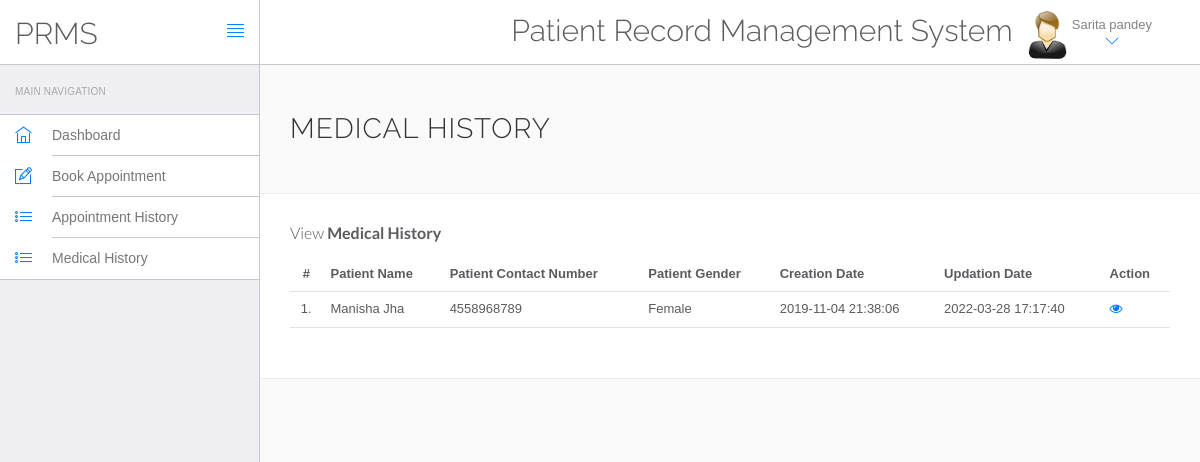
The page /hms/manage-medhistory.php (signed in) on the database its author committed.
### tables this page shows
CREATE TABLE `users` (
  `id` int(11) NOT NULL,
  `fullName` varchar(255) DEFAULT NULL,
  `address` longtext DEFAULT NULL,
  `city` varchar(255) DEFAULT NULL,
  `gender` varchar(255) DEFAULT NULL,
  `email` varchar(255) DEFAULT NULL,
  `password` varchar(255) DEFAULT NULL,
  `regDate` timestamp NULL DEFAULT current_timestamp(),
  `updationDate` timestamp NULL DEFAULT current_timestamp()
);

CREATE TABLE `tblpatient` (
  `ID` int(10) NOT NULL,
  `Docid` int(10) DEFAULT NULL,
  `PatientName` varchar(200) DEFAULT NULL,
  `PatientContno` bigint(10) DEFAULT NULL,
  `PatientEmail` varchar(200) DEFAULT NULL,
  `PatientGender` varchar(50) DEFAULT NULL,
  `PatientAdd` mediumtext DEFAULT NULL,
  `PatientAge` int(10) DEFAULT NULL,
  `PatientMedhis` mediumtext DEFAULT NULL,
  `CreationDate` timestamp NULL DEFAULT current_timestamp(),
  `UpdationDate` timestamp NULL DEFAULT current_timestamp(),
  `doctersession` varchar(50) DEFAULT NULL
);

### hms/manage-medhistory.php (the view, shortened to what this page needs)
<?php
include('include/config.php');
?>
<!DOCTYPE html>
<html lang="en">
	<head>
		<link rel="stylesheet" href="vendor/bootstrap/css/bootstrap.min.css">
		<link rel="stylesheet" href="vendor/fontawesome/css/font-awesome.min.css">
		<link rel="stylesheet" href="vendor/themify-icons/themify-icons.min.css">
		<link href="vendor/animate.css/animate.min.css" rel="stylesheet" media="screen">
		<link href="vendor/perfect-scrollbar/perfect-scrollbar.min.css" rel="stylesheet" media="screen">
		<link href="vendor/switchery/switchery.min.css" rel="stylesheet" media="screen">
		<link href="vendor/bootstrap-touchspin/jquery.bootstrap-touchspin.min.css" rel="stylesheet" media="screen">
		<link href="vendor/select2/select2.min.css" rel="stylesheet" media="screen">
		<link href="vendor/bootstrap-datepicker/bootstrap-datepicker3.standalone.min.css" rel="stylesheet" media="screen">
		<link href="vendor/bootstrap-timepicker/bootstrap-timepicker.min.css" rel="stylesheet" media="screen">
		<link rel="stylesheet" href="assets/css/styles.css">
		<link rel="stylesheet" href="assets/css/plugins.css">
		<link rel="stylesheet" href="assets/css/themes/theme-1.css" id="skin_color" />
	</head>
	<body>
		<div id="app">
<?php include('include/sidebar.php');?>
<div class="app-content">
<?php include('include/header.php');?>
<div class="main-content" >
<div class="wrap-content container" id="container">
<section id="page-title">
<div class="row">
<div class="col-sm-8">
<h1 class="mainTitle">Medical History</h1>
</div>
</div>
</section>
<div class="container-fluid container-fullw bg-white">
<div class="row">
<div class="col-md-12">
<h5 class="over-title margin-bottom-15">View <span class="text-bold">Medical History</span></h5>
<table class="table table-hover" id="sample-table-1">
<thead>
<tr>
<th class="center">#</th>
<th>Patient Name</th>
<th>Patient Contact Number</th>
<th>Patient Gender </th>
<th>Creation Date </th>
<th>Updation Date </th>
<th>Action</th>
</tr>
</thead>
<tbody>
<?php
$uid=$_SESSION['id'];
$sql=mysqli_query($con,"select tblpatient.* from tblpatient join users on users.email=tblpatient.PatientEmail where users.id='$uid'");
$cnt=1;
while($row=mysqli_fetch_array($sql))
{
?>
<tr>
<td class="center"><?php echo $cnt;?>.</td>
<td class="hidden-xs"><?php echo $row['PatientName'];?></td>
<td><?php echo $row['PatientContno'];?></td>
<td><?php echo $row['PatientGender'];?></td>
<td><?php echo $row['CreationDate'];?></td>
<td><?php echo $row['UpdationDate'];?>
</td>
<td>
<a href="view-medhistory.php?viewid=<?php echo $row['ID'];?>"><i class="fa fa-eye"></i></a>
</td>
</tr>
<?php
$cnt=$cnt+1;
 }?></tbody>
</table>
</div>
</div>
</div>
</div>
</div>
</div>
</div>
	</body>
</html>

### hms/include/header.php (shortened to what this page needs)
<header class="navbar navbar-default navbar-static-top">
					<div class="navbar-header">
						<a class="navbar-brand" href="#">
							<h2 style="padding-top:20% ">PRMS</h2>
						</a>
						<a href="#" class="sidebar-toggler pull-right visible-md visible-lg" data-toggle-class="app-sidebar-closed" data-toggle-target="#app">
							<i class="ti-align-justify"></i>
						</a>
					</div>
					<div class="navbar-collapse collapse">
						<ul class="nav navbar-right">
								<li  style="padding-top:2% ">
								<h2>Patient Record Management System</h2>
							</li>
							<li class="dropdown current-user">
								<a href class="dropdown-toggle" data-toggle="dropdown">
									<img src="assets/images/images.jpg"> <span class="username">
									<?php $query=mysqli_query($con,"select fullName from users where id='".$_SESSION['id']."'");
while($row=mysqli_fetch_array($query))
{
	echo $row['fullName'];
}
									?> <i class="ti-angle-down"></i></i></span>
								</a>
							</li>
						</ul>
					</div>
				</header>

### hms/assets/css/themes/theme-1.css (style rules this page uses)
body { background: #FAFAFA; }
header .navbar-header { background: #ffffff !important; border-right-color: #c8c7cc !important; border-bottom-color: #c8c7cc !important; }
header .navbar-header .sidebar-toggler, header .navbar-header .sidebar-mobile-toggler { color: #007aff !important; }
header .navbar-header .navbar-brand { color: #777 !important; }
header .navbar-collapse { background: #ffffff !important; border-bottom-color: #c8c7cc !important; box-shadow: none !important; }
header .navbar-collapse .navbar-right > li > a { color: #777; }
header .navbar-collapse .navbar-right > li > a i { color: #007aff !important; }

### rows shown on the page
users: fullName "Sarita pandey"
tblpatient: PatientName "Manisha Jha", PatientContno "4558968789", PatientGender "Female", CreationDate "2019-11-04 21:38:06", UpdationDate "2022-03-28 17:17:40"
